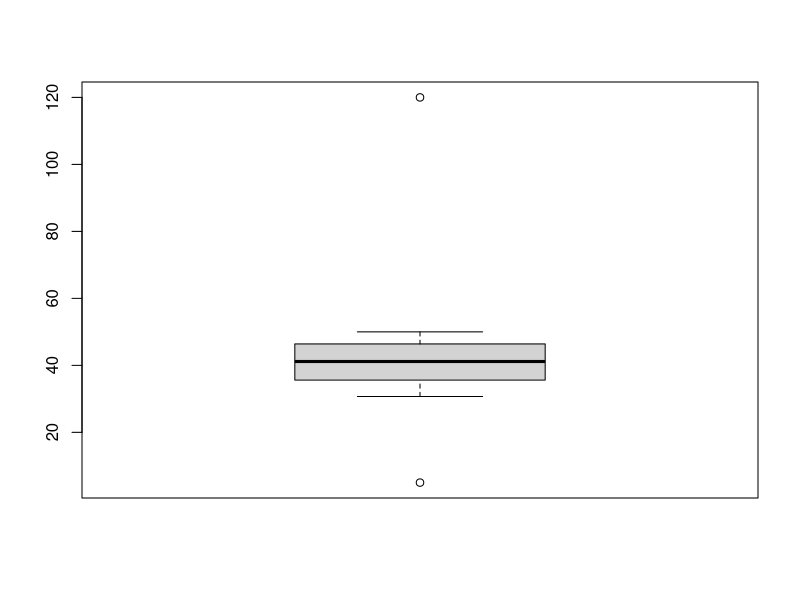
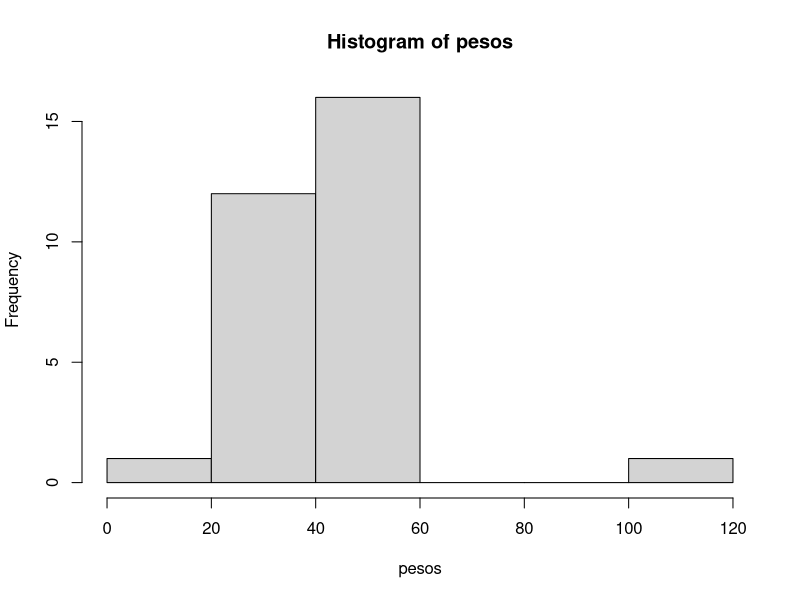

These figures' R source, in order:
# Cria uma coleção de dados

pesos = c(31.2, 32.7, 33.5, 34.1, 34.1, 35.6, 36.8, 37.4, 38.0, 38.9,  
          39.7, 40.2, 40.8, 41.5, 42.3, 43.0, 43.6, 44.5, 45.1, 45.9,  
          46.4, 47.0, 47.6, 48.3, 48.9, 49.5, 50.0, 30.7, 5, 120
)

# Medidas de posição

media = mean(pesos) # média
media
mediana = median(pesos) # mediana
mediana

# Importa a biblioteca necessária para pegar a moda do conjunto
if (!require("modeest")) install.packages("modeest", repos = "http://cran.rstudio.com/")
library(modeest)
moda = mfv(pesos) # moda
moda

# Medidas de dispersão
variancia = var(pesos) # variância
variancia
desvio_padrao = sd(pesos) # desvio padrão
desvio_padrao

coeficiente_de_variacao = (desvio_padrao / media) * 100 # coeficiente de variação
cat("\nCoeficiente de variação:", coeficiente_de_variacao)


# Boxplot
boxplot(pesos)

# Histograma
hist(pesos)

outliers = boxplot.stats(pesos)$out # pega os outliers
outliers

# Remover os outliers criando um novo vetor sem eles
pesos_sem_outliers = pesos[!pesos %in% outliers]
pesos_sem_outliers
